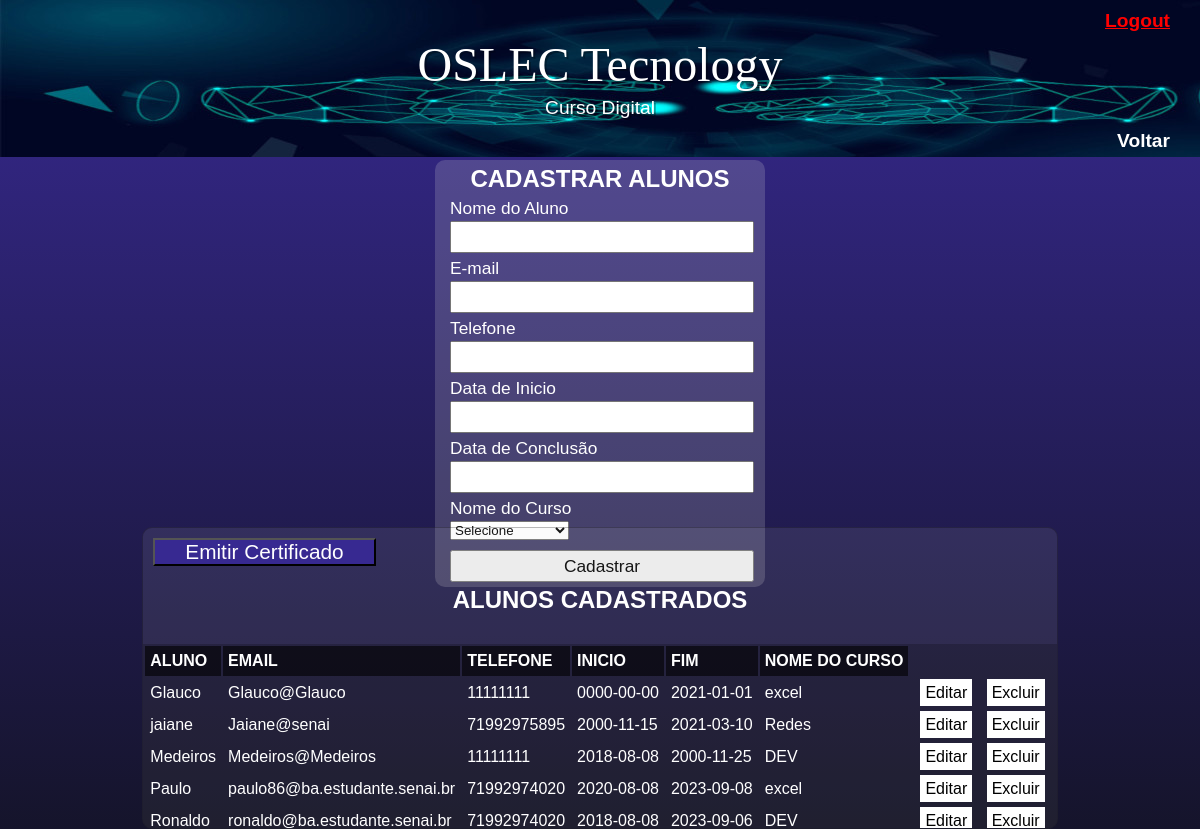
The app's page /mentorados.php (signed in) with its own data.
### tables this page shows
CREATE TABLE `mentorados` (
  `id_Aluno` int(11) NOT NULL AUTO_INCREMENT,
  `nome_Aluno` varchar(30) NOT NULL,
  `email_Aluno` varchar(30) NOT NULL,
  `telefone` char(15) NOT NULL,
  `periodo_inicial` date NOT NULL,
  `periodo_final` date NOT NULL,
  `id_Curso` int(11) DEFAULT NULL,
  `cod_certificado` int(11) DEFAULT NULL,
  PRIMARY KEY (`id_Aluno`),
  KEY `curso_fk_mentorados` (`id_Curso`),
  CONSTRAINT `curso_fk_mentorados` FOREIGN KEY (`id_Curso`) REFERENCES `cursos` (`id_Curso`) ON DELETE CASCADE ON UPDATE NO ACTION
);

CREATE TABLE `cursos` (
  `id_Curso` int(11) NOT NULL AUTO_INCREMENT,
  `nome_Curso` varchar(30) NOT NULL,
  `carga_Horaria` int(11) NOT NULL,
  `descritivo` char(200) DEFAULT NULL,
  PRIMARY KEY (`id_Curso`)
);

### classes/cliente.php (called while the page is built, shortened)
<?php
    class Cliente{
        private $pdo;
        public function __construct($dbname, $host, $user, $senha)
        {
            try {
                $this->pdo = new PDO("mysql:dbname=".$dbname.";host=".$host,$user,$senha);
            } catch (PDOException $e) {
                echo "Erro com o banco de dados: ".$e->getMessage();
                exit();
            } catch (Exception $e){
                echo "Erro generico: ".$e->getMessage();
                exit();
            }
        }
        public function buscarDadosAlunos()
        {
            $cmd = $this->pdo->query("SELECT * FROM mentorados m INNER JOIN cursos c ON m.id_Curso = c.id_Curso ORDER BY nome_Aluno");
            $res = $cmd->fetchAll(PDO::FETCH_ASSOC);
            return $res;
        }
    }
?>

### mentorados.php (the view, shortened to what this page needs)
<?php
    require_once 'classes/cliente.php';
    $clien = new Cliente("oslec_course","localhost","root","");
?>
<!DOCTYPE html>
<html lang="pt-br">
<head>
    <link rel="stylesheet" href="menus.css">
</head>
<body id="tela-menu">
    <header id="menu">
        <a href="logout.php">Logout</a>
        <h1>OSLEC Tecnology</h1>
        <p>Curso Digital</p>
        <a href="menu.php" id="email">Voltar</a>
    </header>
    <main>
        <section>
            <form method="post">
                <h2>CADASTRAR ALUNOS</h2>
                <label for="aluno">Nome do Aluno</label>
                <input name="aluno" type="text" id="aluno" value="<?php if(isset($res)){echo $res['nome_Aluno'];} ?>">
                <label for="email_aluno">E-mail</label>
                <input name="email_aluno" type="text" id="email_aluno" value="<?php if(isset($res)){echo $res['email_Aluno'];} ?>">
                <label for="telefone_Aluno">Telefone</label>
                <input name="telefone_Aluno" type="text" id="telefone_Aluno" value="<?php if(isset($res)){echo $res['telefone'];} ?>">
                <label for="inicio">Data de Inicio</label>
                <input name="inicio" type="text" id="inicio" value="<?php if(isset($res)){echo $res['periodo_inicial'];} ?>">
                <label for="final">Data de Conclusão</label>
                <input name="final" type="text" id="final" value="<?php if(isset($res)){echo $res['periodo_final'];} ?>">
                <label for="curso">Nome do Curso</label>
                <select name="id_course">
                    <option value="">Selecione</option>
                 </select>
                <input type="submit" value="<?php if(isset($res)){echo "Atualizar";}else{echo "Cadastrar";}?>">
            </form>
        </section>
        <section id="tabela">
        <div style= "margin:10px; max-width: 230px;">
            <button style="  background-color: #372991;  font-size: 1.3em;" ><a style="color: white; text-decoration: none; padding: 30px;"  href="certificado.php">Emitir Certificado</a></button>
        </div>
            <table>
                <h2 id="tabela">ALUNOS CADASTRADOS </h2>
                <tr id="titulo">
                    <td>ALUNO</td>
                    <td>EMAIL</td>
                    <td>TELEFONE</td>
                    <td>INICIO</td>
                    <td>FIM</td>
                    <td colspan="1">NOME DO CURSO</td>
                </tr>
                <?php
                    $dados = $clien->buscarDadosAlunos();
                    if(count($dados) > 0)
                    {
                        for ($i=0; $i < count($dados); $i++)
                        {
                            echo "<tr>";
                            foreach($dados[$i] as $k => $v)
                            {
                                if($k != "id_Aluno" && $k != "id_Curso" && $k != "carga_Horaria" && $k != "descritivo" && $k != "cod_certificado")
                                {
                                    echo "<td>$v</td>";
                                }
                            }
                ?>
                    <td>
                        <a href="mentorados.php?id_up=<?= $dados[$i]['id_Aluno'] ?>">Editar</a>
                        <a href="mentorados.php?id=<?= $dados[$i]['id_Aluno'] ?>">Excluir</a>
                    </td>
                <?php
                            echo "</tr>";
                        }
                    }
                    ?>
        </section>
    </main>
</body>
</html>

### menus.css (style rules this page uses)
* { margin: 0px; padding: 0px; }
body { background-image: linear-gradient(180deg, #372991, #15142b); background-attachment: fixed; color: white; font-family: Arial, Helvetica, sans-serif; min-width: 400px; }
header { background-image: url("img/imagem-p1.jpg"); min-height: 130px; color: white; font-family: Arial, Helvetica, sans-serif; text-align: center; }
header > h1 { color: white; font-family: 'Bebas Neue', cursive; font-size: 3em; font-weight: normal; margin-bottom: 5px; text-shadow: 2px 2px 0px rgba(0, 0, 0, 0.267); }
header a { display: flex; justify-content: flex-end; padding: 10px 30px 5px 30px; font-size: 1.2em; font-weight: bold; color: white; text-decoration: none; }
header > p { font-size: 1.2em; color: white; max-width: 600px; padding-left: 10px; padding-right: 10px; margin: auto; padding-bottom: 1px; text-shadow: 2px 2px 0px rgba(0, 0, 0, 0.363); }
label, input { display: block; line-height: 30px; height: 28px; outline: none; font-size: 13pt; width: 100%; }
form { width: 300px; background-color: rgba(214, 214, 214, 0.2); padding: 5px 15px; margin: 3px auto; border-radius: 10px; }
input[type="submit"] { margin-top: 10px; cursor: pointer; box-sizing: content-box; }
main { display: flex; flex-flow: row wrap; justify-content: space-around; }
section { height: 330px; flex-grow: 0; }
section#tabela { background-color: rgba(214, 214, 214, 0.1); overflow-y: scroll; height: 300px; margin-top: 40px; border: 1px solid rgba(0, 0, 0, 0.267); border-radius: 10px; }
h2 { text-align: center; }
h2#tabela { padding-top: 10px; }
table { background-color: rgba(0, 0, 0, 0.2); width: 100%; margin: 30px auto; margin-bottom: 0px; }
th, td { text-align: left; padding: 8px; }
tr { line-height: 30px; }
tr#titulo { font-weight: bold; background-color: rgba(0, 0, 0, 0.6); }
td { padding: 0px 5px; }
td a { background-color: white; color: black; padding: 5px; margin: 0px 5px; text-decoration: none; }

### records on screen
mentorados: nome_Aluno "Glauco", email_Aluno "Glauco@Glauco", telefone "11111111", periodo_inicial "0000-00-00", periodo_final "2021-01-01", id_Curso.nome_Curso "excel"
mentorados: nome_Aluno "jaiane", email_Aluno "Jaiane@senai", telefone "71992975895", periodo_inicial "2000-11-15", periodo_final "2021-03-10", id_Curso.nome_Curso "Redes"
mentorados: nome_Aluno "Medeiros", email_Aluno "Medeiros@Medeiros", telefone "11111111", periodo_inicial "2018-08-08", periodo_final "2000-11-25", id_Curso.nome_Curso "DEV"
mentorados: nome_Aluno "Paulo", email_Aluno "paulo86@ba.estudante.senai.br", telefone "71992974020", periodo_inicial "2020-08-08", periodo_final "2023-09-08", id_Curso.nome_Curso "excel"
mentorados: nome_Aluno "Ronaldo", email_Aluno "ronaldo@ba.estudante.senai.br", telefone "71992974020", periodo_inicial "2018-08-08", periodo_final "2023-09-06", id_Curso.nome_Curso "DEV"
